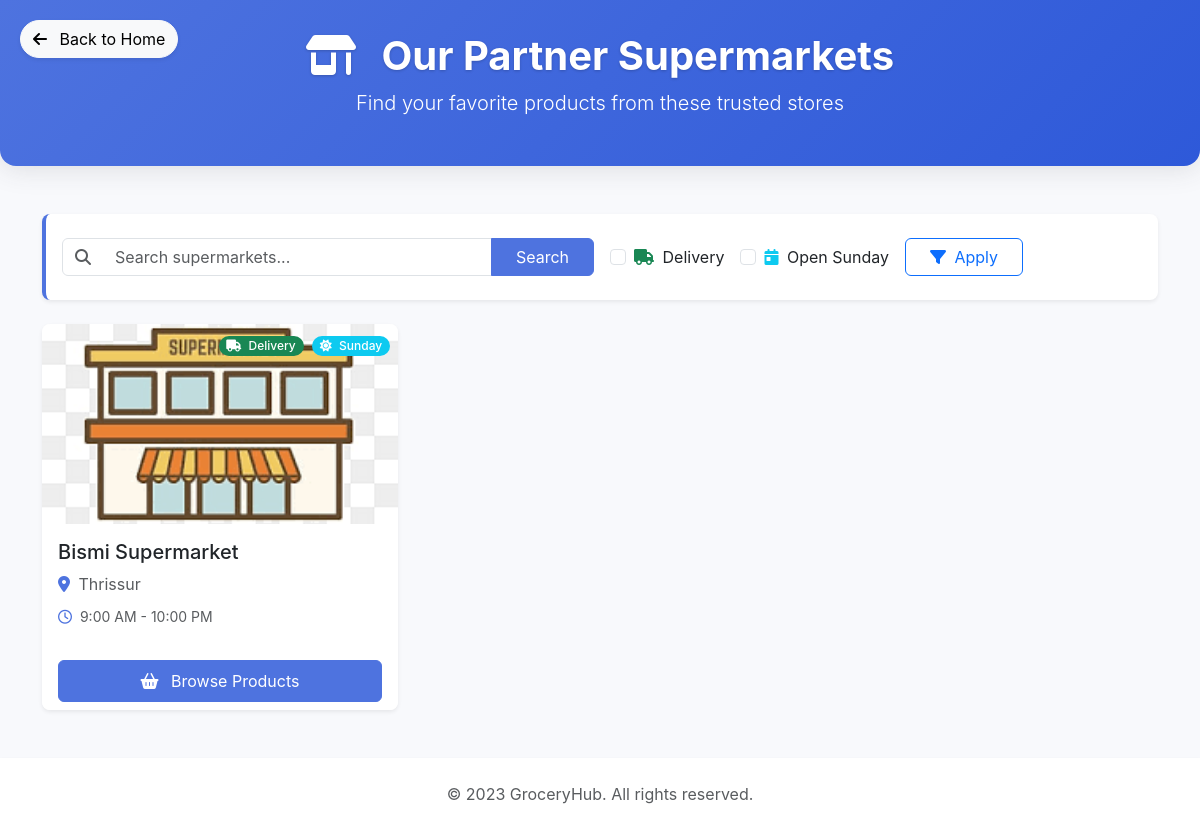
Screenshot of /flat_occupant_supermarket_list/ with the database file from the repository.
### app/models.py (models this page shows, shortened)
class Supermarket(models.Model):
    provider = models.ForeignKey(Service_Provider, on_delete=models.CASCADE, related_name='supermarket_provider')
    name = models.CharField(max_length=100)
    location = models.CharField(max_length=200)
    opening_time = models.TimeField()
    closing_time = models.TimeField()
    delivery_available = models.BooleanField(default=False)
    is_active = models.BooleanField(default=True)
    sunday_available = models.BooleanField(default=False)
    owner_name = models.CharField(max_length=100)
    owner_contact = models.CharField(max_length=15)
    email = models.EmailField(unique=True)
    image = models.ImageField(upload_to='supermarket_images/', blank=True)
    username = models.CharField(max_length=50, unique=True)
    password = models.CharField(max_length=255)
    created_at = models.DateTimeField(auto_now_add=True)
    updated_at = models.DateTimeField(auto_now=True)

### app/views.py (the view)
# urls.py: path('flat_occupant_supermarket_list/', views.flat_occupant_supermarket_list, name='flat_occupant_supermarket_list'),
def flat_occupant_supermarket_list(request):
    query = request.GET.get('query', '')
    is_delivery = request.GET.get('delivery', '')
    is_open_sunday = request.GET.get('sunday', '')
    supermarkets = Supermarket.objects.filter(is_active=True)
    if query:
        supermarkets = supermarkets.filter(
            Q(name__icontains=query) |
            Q(location__icontains=query)
        )
    if is_delivery:
        supermarkets = supermarkets.filter(delivery_available=True)
    if is_open_sunday:
        supermarkets = supermarkets.filter(sunday_available=True)
    context = {
        'supermarkets': supermarkets,
        'query': query,
        'is_delivery': is_delivery,
        'is_open_sunday': is_open_sunday,
    }
    return render(request, 'flat_occupant_supermarket_list.html', context)

### app/templates/flat_occupant_supermarket_list.html (shortened to what this page needs)
{% load static %}
<!DOCTYPE html>
<html lang="en">
<head>
    <link href="https://cdn.jsdelivr.net/npm/bootstrap@5.3.0/dist/css/bootstrap.min.css" rel="stylesheet">
    <link rel="stylesheet" href="https://cdnjs.cloudflare.com/ajax/libs/font-awesome/6.4.0/css/all.min.css">
</head>
<body>
    <a href="{% url 'flat_occupant_home' %}" class="btn btn-light back-btn rounded-pill shadow-sm">
        <i class="fas fa-arrow-left me-2"></i> Back to Home
    </a>
    <div class="page-header">
        <div class="container text-center">
            <h1><i class="fas fa-store-alt me-3"></i> Our Partner Supermarkets</h1>
            <p class="lead">Find your favorite products from these trusted stores</p>
        </div>
    </div>
    <div class="container my-5">
        <div class="card shadow-sm mb-4 filter-card">
            <div class="card-body py-4">
                <form method="get" class="row g-3 align-items-center">
                    <div class="col-md-6">
                        <div class="input-group">
                            <span class="input-group-text bg-white"><i class="fas fa-search text-muted"></i></span>
                            <input type="text" name="query" class="form-control border-start-0" placeholder="Search supermarkets..." value="{{ query }}">
                            <button class="btn btn-primary px-4" type="submit">
                                Search
                            </button>
                        </div>
                    </div>
                    <div class="col-md-6">
                        <div class="d-flex flex-wrap align-items-center">
                            <div class="form-check me-3 mb-2 mb-md-0">
                                <input class="form-check-input" type="checkbox" name="delivery" id="delivery" value="true" {% if is_delivery %}checked{% endif %}>
                                <label class="form-check-label" for="delivery">
                                    <i class="fas fa-truck text-success me-1"></i> Delivery
                                </label>
                            </div>
                            <div class="form-check me-3 mb-2 mb-md-0">
                                <input class="form-check-input" type="checkbox" name="sunday" id="sunday" value="true" {% if is_open_sunday %}checked{% endif %}>
                                <label class="form-check-label" for="sunday">
                                    <i class="fas fa-calendar-day text-info me-1"></i> Open Sunday
                                </label>
                            </div>
                            <button type="submit" class="btn btn-outline-primary px-4">
                                <i class="fas fa-filter me-1"></i> Apply
                            </button>
                        </div>
                    </div>
                </form>
            </div>
        </div>
        {% if supermarkets %}
        <div class="row row-cols-1 row-cols-md-2 row-cols-lg-3 g-4">
            {% for supermarket in supermarkets %}
            <div class="col">
                <div class="card h-100 shadow-sm hover-elevation">
                    <div class="position-relative">
                        {% if supermarket.image %}
                        <img src="{{ supermarket.image.url }}" class="card-img-top" alt="{{ supermarket.name }}" style="height: 200px; object-fit: cover;">
                        {% else %}
                        <img src="{% static 'images/default_supermarket.jpg' %}" class="card-img-top" alt="{{ supermarket.name }}" style="height: 200px; object-fit: cover;">
                        {% endif %}
                        <div class="position-absolute top-0 end-0 p-2">
                            {% if supermarket.delivery_available %}
                            <span class="badge rounded-pill bg-success me-1">
                                <i class="fas fa-truck me-1"></i> Delivery
                            </span>
                            {% endif %}
                            {% if supermarket.sunday_available %}
                            <span class="badge rounded-pill bg-info">
                                <i class="fas fa-sun me-1"></i> Sunday
                            </span>
                            {% endif %}
                        </div>
                    </div>
                    <div class="card-body">
                        <h5 class="card-title text-dark">{{ supermarket.name }}</h5>
                        <p class="card-text text-muted mb-2">
                            <i class="fas fa-map-marker-alt me-1 text-primary"></i> {{ supermarket.location }}
                        </p>
                        <p class="card-text mb-3">
                            <small class="text-muted">
                                <i class="far fa-clock me-1 text-primary"></i> {{ supermarket.opening_time|time:"g:i A" }} - {{ supermarket.closing_time|time:"g:i A" }}
                            </small>
                        </p>
                    </div>
                    <div class="card-footer bg-white border-top-0 pt-0">
                        <a href="{% url 'flat_occupant_supermarket_products' supermarket.id %}" class="btn btn-primary w-100 py-2">
                            <i class="fas fa-shopping-basket me-2"></i> Browse Products
                        </a>
                    </div>
                </div>
            </div>
            {% endfor %}
        </div>
        {% endif %}
    </div>
    <footer class="bg-white py-4 mt-5 shadow-sm">
        <div class="container text-center text-muted">
            <p class="mb-0">&copy; 2023 GroceryHub. All rights reserved.</p>
        </div>
    </footer>
</body>
</html>

### app/templates/flat_occupant_supermarket_list.html (style rules this page uses)
:root { --primary-color: #4e73df; --secondary-color: #f8f9fc; --accent-color: #2e59d9; --text-color: #5a5c69; }
body { background-color: #f8f9fc; color: var(--text-color); font-family: 'Nunito', -apple-system, BlinkMacSystemFont, 'Segoe UI', Roboto, 'Helvetica Neue', Arial, sans-serif; }
.card { border: none; border-radius: 0.5rem; transition: all 0.3s ease; overflow: hidden; }
.btn-primary { background-color: var(--primary-color); border-color: var(--primary-color); }
.text-primary { color: var(--primary-color) !important; }
.badge { font-weight: 500; padding: 0.35em 0.65em; }
.back-btn { position: absolute; top: 20px; left: 20px; z-index: 1000; }
.page-header { position: relative; padding: 2rem 0; margin-bottom: 2rem; background: linear-gradient(135deg, var(--primary-color) 0%, var(--accent-color) 100%); color: white; border-radius: 0 0 1rem 1rem; box-shadow: 0 0.15rem 1.75rem 0 rgba(58, 59, 69, 0.15); }
.page-header h1 { font-weight: 700; text-shadow: 0 1px 3px rgba(0,0,0,0.2); }
.filter-card { border-left: 4px solid var(--primary-color); }

### rows the page displays
Supermarket: image (picture), delivery_available True (drawn), sunday_available True (drawn), name "Bismi Supermarket", location "Thrissur", opening_time "9:00 AM", closing_time "10:00 PM"
